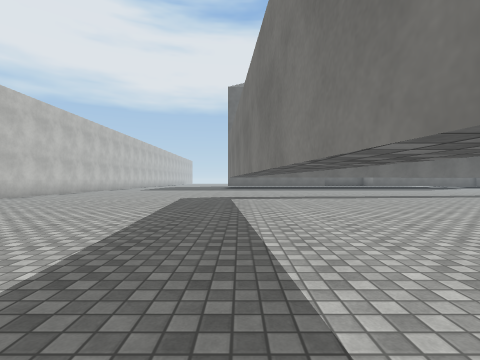
View 1 (above)

24 first-person views from a walk through a scene from a Unity 3-D project. The camera is 1.2 m above the floor, looks level and sees 85° across. The floor is counted in squares, 2 m on a side. Each view is taken from the middle of a square. On the plan, view 1 faces up. The plan holds only what a view shows up to about 9 squares ahead; the rest is blank. The place goes on beyond the plan. Surface patterns are stand-ins for the level's own textures.

View 2
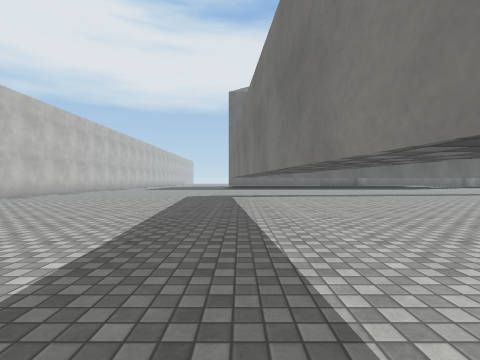

View 3
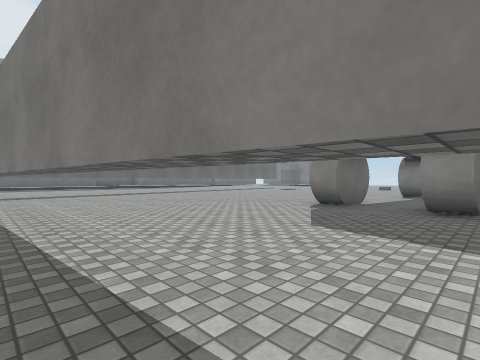

View 4
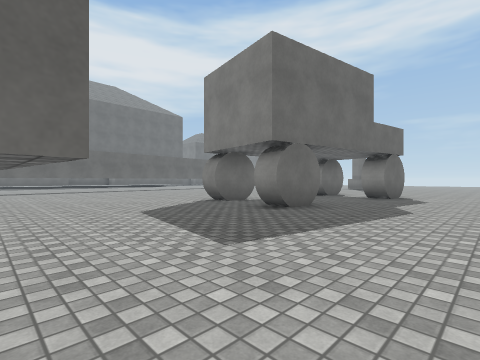

View 5
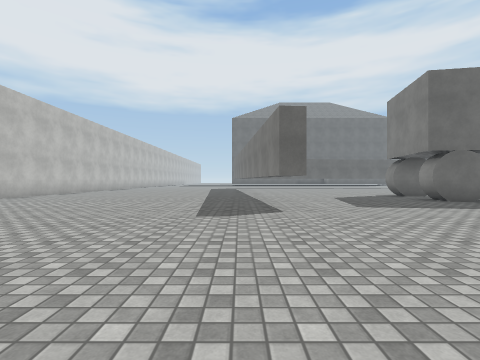

View 6
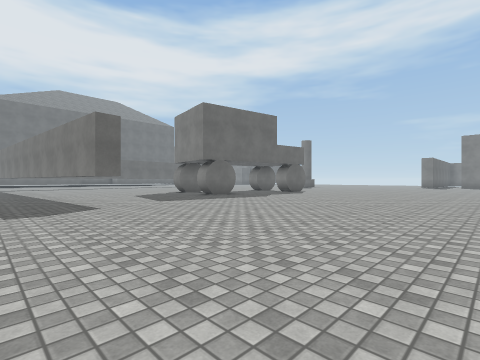

View 7
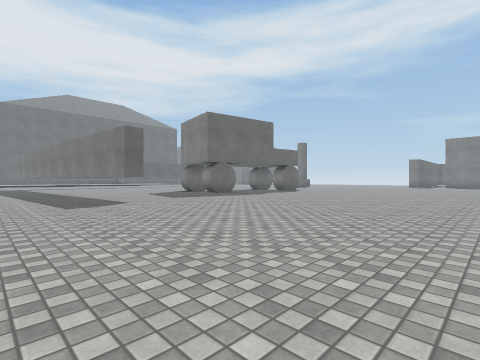

View 8
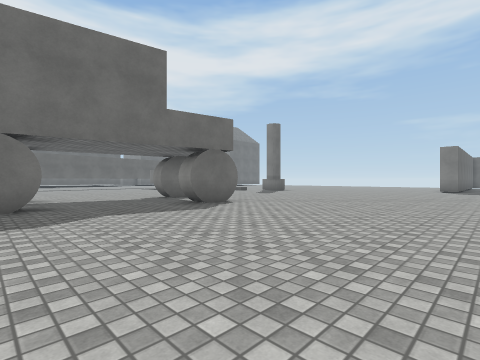

View 9
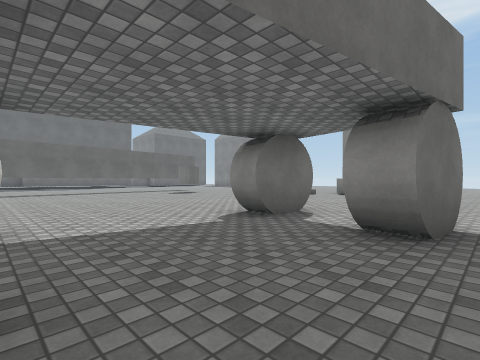

View 10
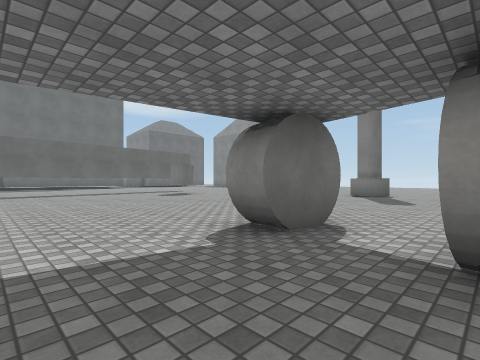

View 11
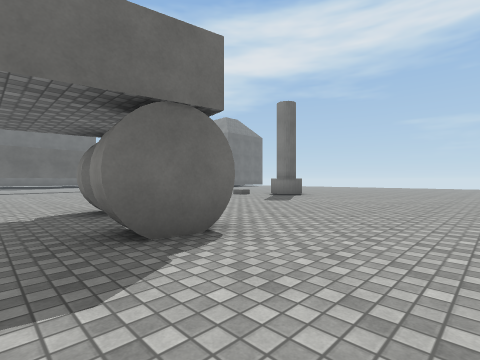

View 12
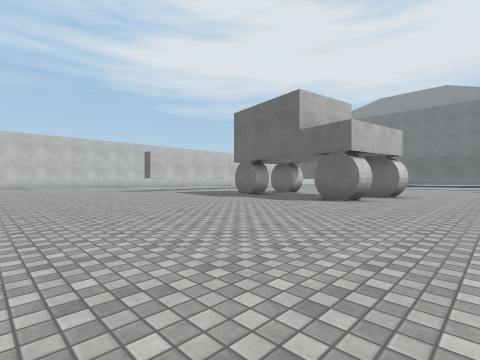

View 13
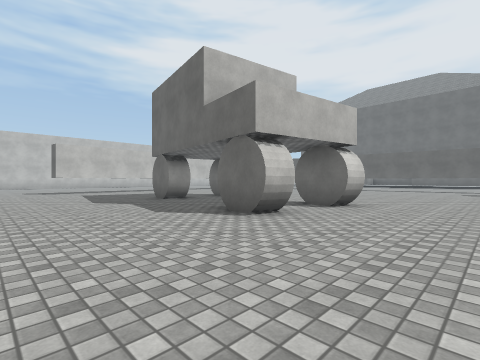

View 14
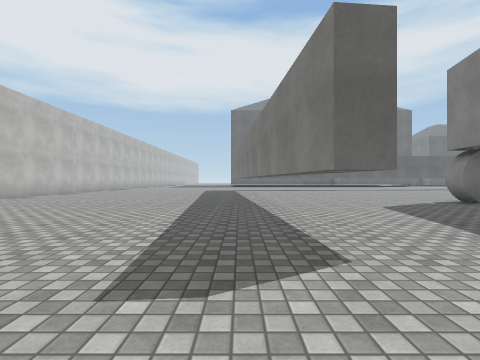

View 15
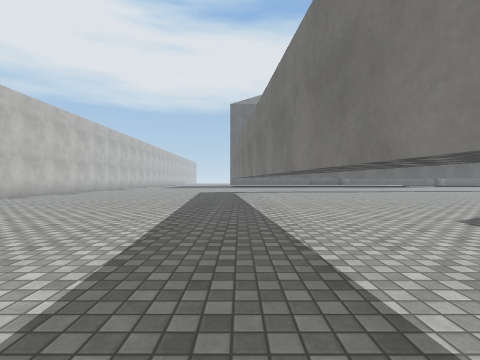

View 16
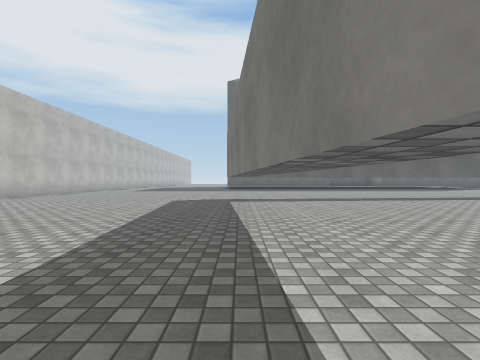

View 17
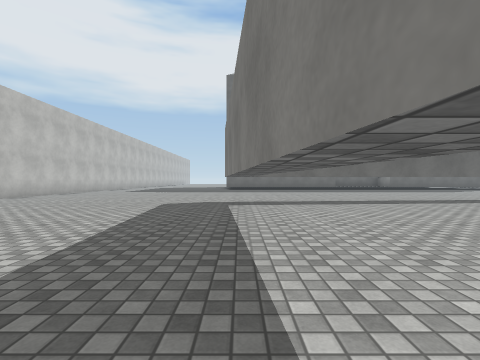

View 18
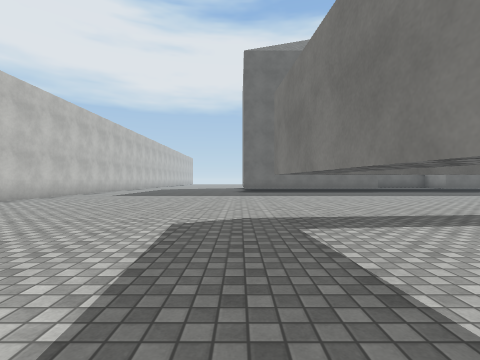

View 19
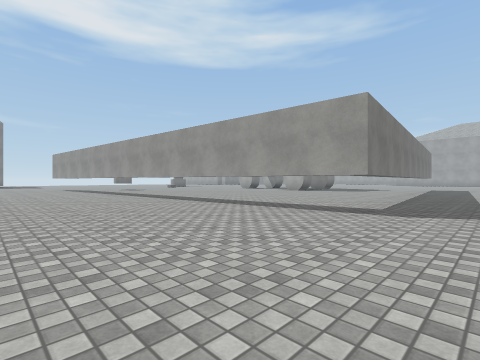

View 20
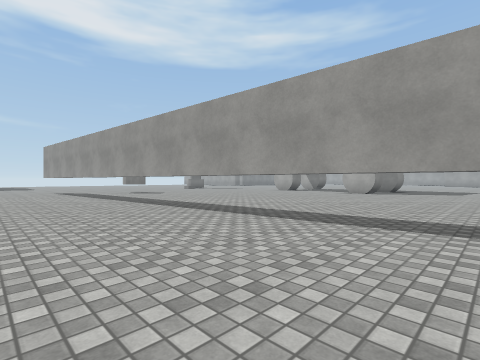

View 21
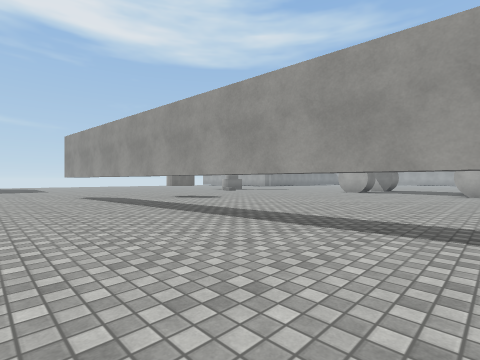

View 22
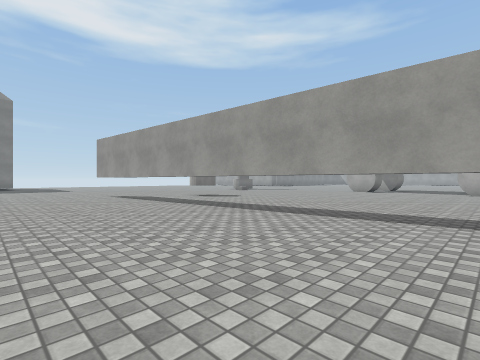

View 23
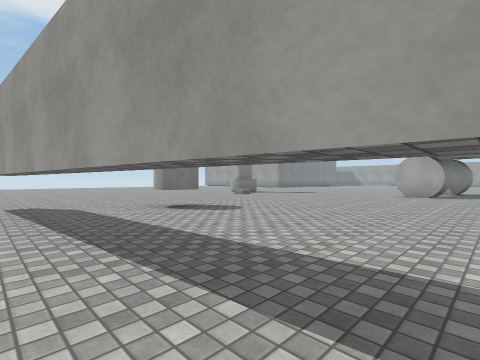

View 24
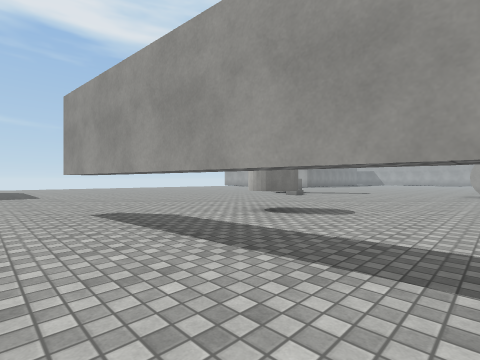

### Floor plan
Key: @ floor where view 1 was taken; # wall or solid block; . floor; T thing the floor can be seen under or through.
Columns run from 8 left of view 1 to 14 right of it. Each row starts with its distance up from view 1.
 14 #......................
 13 #......................
 12 #......................
 11 #......................
 10 #...........TTTTTTTTTTT
  9 #.......TTTT...........
  8 #.......T.............#
  7 #.......T..............
  6 # ......T..............
  5 #.......#..............
  4 #.......#..............
  3 #.......#..............
  2 #........#.............
  1 # .......#....##.......
  0 #.......@#.........#...
 -1 #........#....#........
 -2   .......#....#...##...
 -3   .......#.............
 -4    ....................
 -5     ...................
 -6      ..................
 -7       .................
 -8       .................
 -9       .................
-10       .................
-11       ..........

Where each view was taken, in squares from view 1:
view 1: 0 up, 0 right, facing up
view 2: 1 down, 0 right, facing up
view 3: 2 down, 0 right, facing up-right
view 4: 5 down, 1 right, facing up-right
view 5: 9 down, 0 right, facing up
view 6: 10 down, 1 left, facing up-right
view 7: 11 down, 2 left, facing up-right
view 8: 8 down, 6 right, facing up-right
view 9: 3 down, 7 right, facing up-right
view 10: 2 down, 8 right, facing up-right
view 11: 5 down, 9 right, facing up-right
view 12: 10 down, 14 right, facing up-left
view 13: 6 down, 14 right, facing up-left
view 14: 6 down, 0 right, facing up
view 15: 4 down, 0 right, facing up
view 16: 1 up, 0 right, facing up
view 17: 2 up, 0 right, facing up
view 18: 5 up, 1 left, facing up
view 19: 14 up, 2 left, facing down-right
view 20: 13 up, 2 right, facing down-right
view 21: 13 up, 6 right, facing down-right
view 22: 14 up, 6 right, facing down-right
view 23: 11 up, 9 right, facing down-right
view 24: 12 up, 11 right, facing down-right
